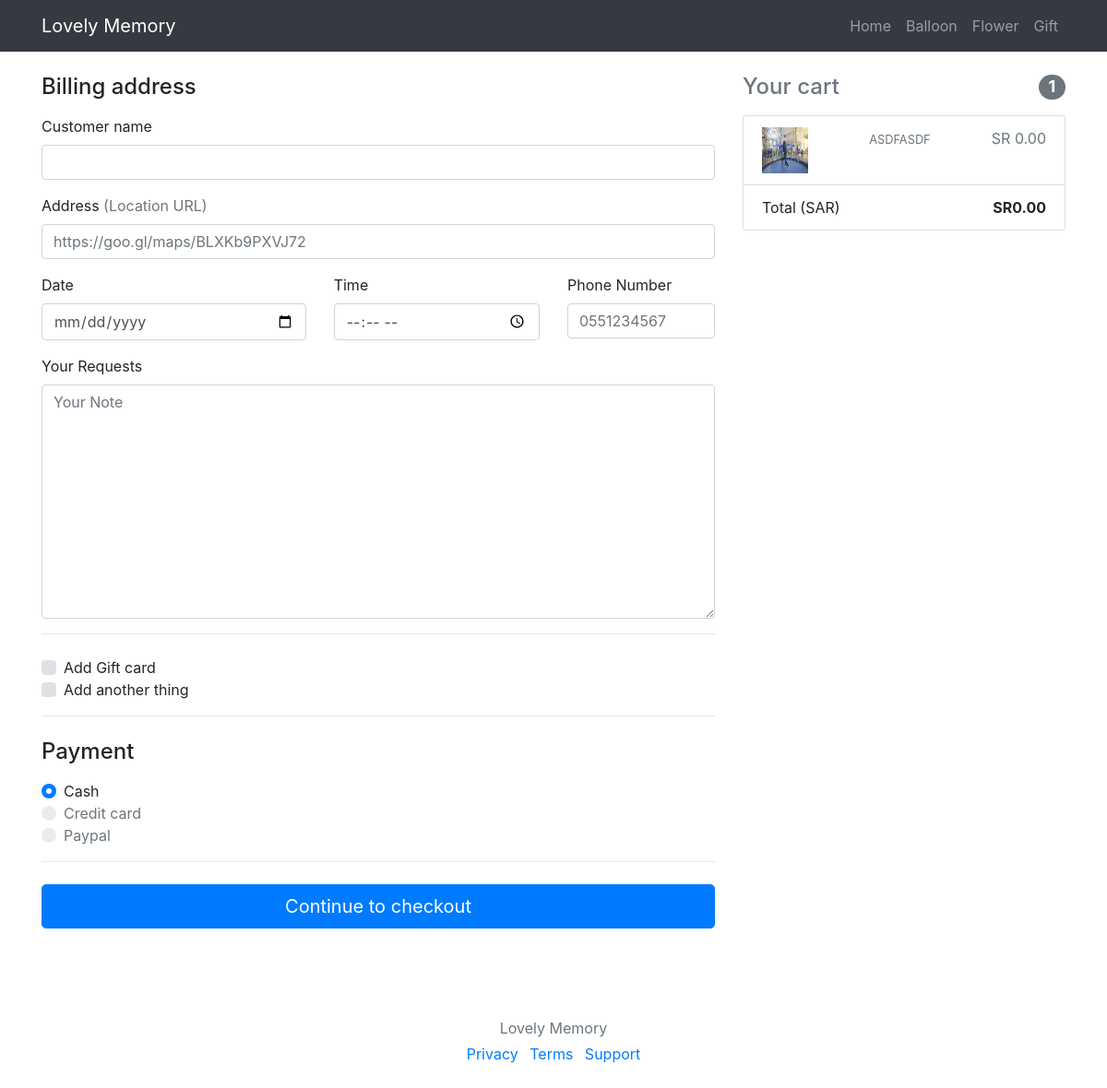
The app's page /9/order/ with its own data.
### HomePage/models.py (models this page shows, shortened)
class Product(models.Model):
    name = models.CharField(max_length=250, blank=False)
    description = models.TextField(max_length=1500)
    image = models.ImageField(upload_to='product_image', blank=True)
    price = models.DecimalField(max_digits=6, decimal_places=2, default=0)
    modificationTime = models.DateField(auto_now=True)
    BALLOON = 'BL'
    GIFT = 'GF'
    FLOWER = 'FW'
    TYPE_OF_PRODUCT = (
        (BALLOON, 'balloon'),
        (GIFT, 'gift'),
        (FLOWER, 'flower'),
    )
    type_product = models.CharField(max_length=2,
                                    choices=TYPE_OF_PRODUCT,
                                    default=FLOWER)

### HomePage/views.py (the view)
# urls.py: url(r'^(?P<pk>[0-9]+)/order/$', views.customer_order_view, name='product_form'),
def customer_order_view(request, pk):
    product = get_object_or_404(Product, id=pk)
    form = Customer(request.POST or None)
    if form.is_valid():
        instance = form.save(commit=False)
        instance.customer_product_name = product
        instance.save()
        messages.success(request, "Success \n we will contact you soon")
    context = {'form': form, 'product': product}
    return render(request, 'HomePage/customerDetail.html', context)

### HomePage/templates/HomePage/customerDetail.html (shortened to what this page needs)
{% extends 'HomePage/base.html' %}
{% load widget_tweaks %}
{% block body %}
    <br/>
    <div class="container">
        <div class="row">
            <div class="col-md-4 order-md-2 mb-4">
                <h4 class="d-flex justify-content-between align-items-center mb-3">
                    <span class="text-muted">Your cart</span>
                    <span class="badge badge-secondary badge-pill">1</span>
                </h4>
                <ul class="list-group mb-3">
                    <li class="list-group-item d-flex justify-content-between lh-condensed">
                        <div>
                            <img src="{{ product.image.url }}" style="width: 50px; height: 50px;">
                        </div>
                        <div>
                            <small class="text-muted">{{ product.description }}</small>
                        </div>
                        <span class="text-muted">SR {{ product.price }}</span>
                    </li>
                    <li class="list-group-item d-flex justify-content-between">
                        <span>Total (SAR)</span>
                        <strong>SR{{ product.price }}</strong>
                    </li>
                </ul>
            </div>
            <div class="col-md-8 order-md-1">
                <h4 class="mb-3">Billing address</h4>
                <form class="needs-validation" method="POST" action="" novalidate>
                    <div class="mb-3 ">
                        <label for="customer_name">Customer name</label>
                        {{ form.customer_name }}
                    </div>
                    <div class="mb-3">
                        <label for="address">Address <span class="text-muted">(Location URL)</span></label>
                        {{ form.customer_location }}
                    </div>
                    <div class="row">
                        <div class="col-md-5 mb-3">
                            <label for="date">Date</label>
                            {{ form.customer_deliver_date }}
                        </div>
                        <div class="col-md-4 mb-3">
                            <label for="time">Time</label>
                            {{ form.customer_deliver_time }}
                        </div>
                        <div class="col-md-3 mb-3">
                            <label for="phone_number">Phone Number</label>
                            {{ form.customer_phone_number }}
                        </div>
                    </div>
                    <div class="mb-3">
                        <label for="customer_note">Your Requests</label>
                        {{ form.customer_note|attr:'formnovalidate:true' }}
                    </div>
                    <hr class="mb-4">
                    <div class="custom-control custom-checkbox">
                        <label class="custom-control-label" for="same-address">Add Gift card</label>
                    </div>
                    <div class="custom-control custom-checkbox">
                        <label class="custom-control-label" for="save-info">Add another thing</label>
                    </div>
                    <hr class="mb-4">
                    <h4 class="mb-3">Payment</h4>
                    <div class="d-block my-3">
                        <div class="custom-control custom-radio">
                            <label class="custom-control-label" for="debit">Cash</label>
                        </div>
                        <div class="custom-control custom-radio">
                            <label class="custom-control-label" for="credit">Credit card</label>
                        </div>
                        <div class="custom-control custom-radio">
                            <label class="custom-control-label" for="paypal">Paypal</label>
                        </div>
                    </div>
                    <hr class="mb-4">
                    <button class="btn btn-primary btn-lg btn-block" type="submit">Continue to checkout</button>
                </form>
            </div>
        </div>
        <footer class="my-5 pt-5 text-muted text-center text-small">
            <p class="mb-1">Lovely Memory</p>
            <ul class="list-inline">
                <li class="list-inline-item"><a href="#">Privacy</a></li>
                <li class="list-inline-item"><a href="#">Terms</a></li>
                <li class="list-inline-item"><a href="#">Support</a></li>
            </ul>
        </footer>
    </div>
{% endblock %}

### records on screen
Product: image (picture), description "ASDFASDF", price "0.00"
